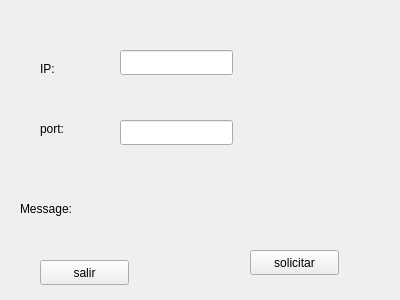
<?xml version="1.0" encoding="UTF-8"?>
<ui version="4.0">
 <class>Client</class>
 <widget class="QWidget" name="Client">
  <property name="geometry">
   <rect>
    <x>0</x>
    <y>0</y>
    <width>400</width>
    <height>300</height>
   </rect>
  </property>
  <property name="windowTitle">
   <string>Client</string>
  </property>
  <widget class="QPushButton" name="btn_clse">
   <property name="geometry">
    <rect>
     <x>40</x>
     <y>260</y>
     <width>89</width>
     <height>25</height>
    </rect>
   </property>
   <property name="text">
    <string>salir</string>
   </property>
  </widget>
  <widget class="QPushButton" name="btn_request">
   <property name="geometry">
    <rect>
     <x>250</x>
     <y>250</y>
     <width>89</width>
     <height>25</height>
    </rect>
   </property>
   <property name="text">
    <string>solicitar</string>
   </property>
  </widget>
  <widget class="QLineEdit" name="le_ip">
   <property name="geometry">
    <rect>
     <x>120</x>
     <y>50</y>
     <width>113</width>
     <height>25</height>
    </rect>
   </property>
  </widget>
  <widget class="QLineEdit" name="le_port">
   <property name="geometry">
    <rect>
     <x>120</x>
     <y>120</y>
     <width>113</width>
     <height>25</height>
    </rect>
   </property>
  </widget>
  <widget class="QLabel" name="label">
   <property name="geometry">
    <rect>
     <x>40</x>
     <y>60</y>
     <width>67</width>
     <height>17</height>
    </rect>
   </property>
   <property name="text">
    <string>IP:</string>
   </property>
  </widget>
  <widget class="QLabel" name="label_2">
   <property name="geometry">
    <rect>
     <x>40</x>
     <y>120</y>
     <width>67</width>
     <height>17</height>
    </rect>
   </property>
   <property name="text">
    <string>port:</string>
   </property>
  </widget>
  <widget class="QLabel" name="lbl_message">
   <property name="geometry">
    <rect>
     <x>100</x>
     <y>200</y>
     <width>201</width>
     <height>17</height>
    </rect>
   </property>
   <property name="font">
    <font>
     <pointsize>15</pointsize>
    </font>
   </property>
   <property name="text">
    <string/>
   </property>
  </widget>
  <widget class="QLabel" name="label_3">
   <property name="geometry">
    <rect>
     <x>20</x>
     <y>200</y>
     <width>67</width>
     <height>17</height>
    </rect>
   </property>
   <property name="text">
    <string>Message:</string>
   </property>
  </widget>
 </widget>
 <resources/>
 <connections/>
</ui>
